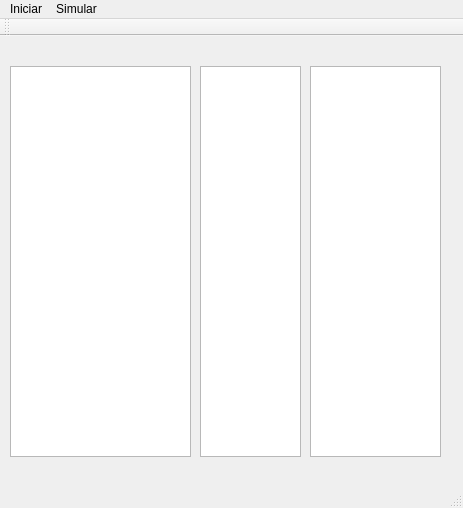
<?xml version="1.0" encoding="UTF-8"?>
<ui version="4.0">
 <class>Simulador</class>
 <widget class="QMainWindow" name="Simulador">
  <property name="geometry">
   <rect>
    <x>0</x>
    <y>0</y>
    <width>463</width>
    <height>508</height>
   </rect>
  </property>
  <property name="windowTitle">
   <string>Simulador</string>
  </property>
  <widget class="QWidget" name="centralWidget">
   <widget class="QTableView" name="table_entradas">
    <property name="geometry">
     <rect>
      <x>10</x>
      <y>30</y>
      <width>181</width>
      <height>391</height>
     </rect>
    </property>
   </widget>
   <widget class="QTableView" name="table_saidas">
    <property name="geometry">
     <rect>
      <x>200</x>
      <y>30</y>
      <width>101</width>
      <height>391</height>
     </rect>
    </property>
   </widget>
   <widget class="QTableView" name="table_tabela_verdade">
    <property name="geometry">
     <rect>
      <x>310</x>
      <y>30</y>
      <width>131</width>
      <height>391</height>
     </rect>
    </property>
   </widget>
  </widget>
  <widget class="QMenuBar" name="menuBar">
   <property name="geometry">
    <rect>
     <x>0</x>
     <y>0</y>
     <width>463</width>
     <height>21</height>
    </rect>
   </property>
   <widget class="QMenu" name="menuIniciar">
    <property name="title">
     <string>Iniciar</string>
    </property>
   </widget>
   <widget class="QMenu" name="menuSimular">
    <property name="title">
     <string>Simular</string>
    </property>
    <addaction name="actionGerar_Tabela_Verdade"/>
   </widget>
   <addaction name="menuIniciar"/>
   <addaction name="menuSimular"/>
  </widget>
  <widget class="QToolBar" name="mainToolBar">
   <attribute name="toolBarArea">
    <enum>TopToolBarArea</enum>
   </attribute>
   <attribute name="toolBarBreak">
    <bool>false</bool>
   </attribute>
  </widget>
  <widget class="QStatusBar" name="statusBar"/>
  <action name="actionGerar_Tabela_Verdade">
   <property name="text">
    <string>Gerar Tabela Verdade</string>
   </property>
  </action>
 </widget>
 <layoutdefault spacing="6" margin="11"/>
 <resources/>
 <connections/>
</ui>
